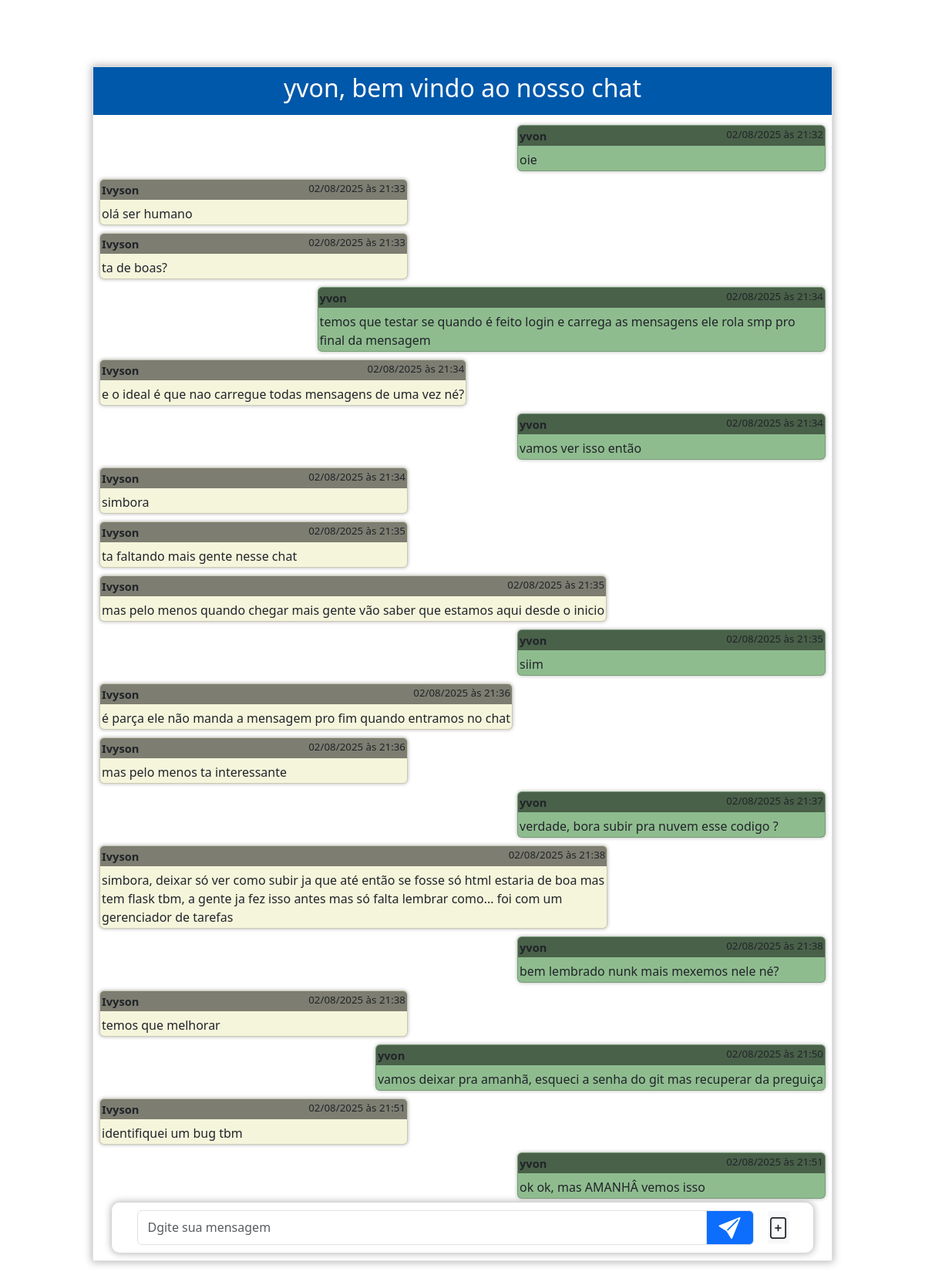
The page /chat (signed in) on the database its author committed.
### tables this page shows
CREATE TABLE messages(
               id INTEGER PRIMARY KEY AUTOINCREMENT,
               sender TEXT NOT NULL,
               message TEXT NOT NULL ,
               timestamp TEXT NOT NULL);

### app.py (the view)
@app.route('/chat')
def chat():
    if 'user' not in session:
        return redirect(url_for('login'))
    mensagens = carregar_mensagens()
    return render_template('index.html', usuario=session['user'], mensagens=mensagens)

### dados.py (called while the page is built)
def carregar_mensagens():
    conn = sqlite3.connect('users.db')
    cursor = conn.cursor()
    cursor.execute('''
        SELECT sender, message, timestamp FROM messages
        ORDER BY id ASC
    ''')
    mensagens = cursor.fetchall()
    conn.close()
    return mensagens

### templates/index.html (shortened to what this page needs)
<!DOCTYPE html>
<html lang="pt-br">
<head>
    <link href="https://cdn.jsdelivr.net/npm/bootstrap@5.3.7/dist/css/bootstrap.min.css" rel="stylesheet">
    <link rel="stylesheet" href="https://cdn.jsdelivr.net/npm/bootstrap-icons@1.13.1/font/bootstrap-icons.min.css">
</head>
<body >
    <main class="border  m-auto">
        <header class="p-2">
          <h2 class="text-center"> {{usuario}}, bem vindo ao nosso chat </h2>
        </header>
        <div class="content p-2" id="chat-box">
          {% for user, mensagem, hora in mensagens %}
            {% if user == usuario %}
              {% set style_msg = 'my-msg' %}
            {% else %}
                 {% set style_msg = '' %}
            {% endif %}
            <div class="card {{ style_msg }}">
              <div class="identificacao">
                <span> {{ user }} </span>
                <span class="data-msg">  {{ hora }} </span>
              </div>
              <p > {{ mensagem }} </p>
            </div>
          {% endfor %}
        </div>
        <div class="footer">
          <div class="input-group">
            <input name="mensagem" type="text" class="form-control h-100" placeholder="Dgite sua mensagem">
            <span class="input-group-text h-100 bg-primary" onclick="enviarMensagem()">
              <i class="bi bi-send-fill fs-3 mx-1 text-white" id="btsend"></i>
            </span>
          </div>
          <i class="bi bi-file-plus fs-3 mx-2 bg-light "></i>
        </div>
    </main>
</body>
</html>

### templates/index.html (style rules this page uses)
html, body { height: 100svh; }
body { align-content: center; }
main { box-shadow: 0px 0px 10px 1px rgb(180, 177, 177); width: 80vw; height: 90svh; align-self: center; display: flex; flex-direction: column; }
header { max-height: 70px; background-color: rgb(0, 88, 170); color: white; }
.content { flex: 1; position: relative; display: flex; flex-direction: column; overflow-y: scroll; }
.footer { height: 65px; width: 95%; margin: 0 auto; box-shadow: 0px 0px 10px 1px rgb(180, 177, 177); border-radius: 10px; margin-bottom: 10px; display: flex; align-items: center; justify-content: center; }
.footer > .input-group { height: 100%; width: 90%; padding: 10px; }
.content > .card { width: fit-content; max-width: 70%; min-width: 400px; margin: 5px 0 ; display: flex; box-shadow: 0px 0px 5px #b4b1b1; background-color: beige; }
.card p { margin-bottom: 0px; padding: 2px; }
.identificacao { display: flex; justify-content: space-between; margin-bottom: 4px; background-color: #0000007d; padding: 2px; border-radius: 5px 5px 0 0px; }
.identificacao > span:first-of-type { font-weight: bold; font-size: 11pt; }
.identificacao .data-msg { font-size: 10pt; }
.content > div.my-msg { align-self: end; background: darkseagreen; }

### rows shown on the page
messages: sender "yvon", timestamp "02/08/2025 às 21:32", message "oie"
messages: sender "Ivyson", timestamp "02/08/2025 às 21:33", message "olá ser humano"
messages: sender "Ivyson", timestamp "02/08/2025 às 21:33", message "ta de boas?"
messages: sender "yvon", timestamp "02/08/2025 às 21:34", message "temos que testar se quando é feito login e carrega as mensagens ele rola smp pro final da mensagem"
messages: sender "Ivyson", timestamp "02/08/2025 às 21:34", message "e o ideal é que nao carregue todas mensagens de uma vez né?"
messages: sender "yvon", timestamp "02/08/2025 às 21:34", message "vamos ver isso então"
messages: sender "Ivyson", timestamp "02/08/2025 às 21:34", message "simbora"
messages: sender "Ivyson", timestamp "02/08/2025 às 21:35", message "ta faltando mais gente nesse chat"
messages: sender "Ivyson", timestamp "02/08/2025 às 21:35", message "mas pelo menos quando chegar mais gente vão saber que estamos aqui desde o inicio"
messages: sender "yvon", timestamp "02/08/2025 às 21:35", message "siim"
messages: sender "Ivyson", timestamp "02/08/2025 às 21:36", message "é parça ele não manda a mensagem pro fim quando entramos no chat"
messages: sender "Ivyson", timestamp "02/08/2025 às 21:36", message "mas pelo menos ta interessante"
messages: sender "yvon", timestamp "02/08/2025 às 21:37", message "verdade, bora subir pra nuvem esse codigo ?"
messages: sender "Ivyson", timestamp "02/08/2025 às 21:38", message "simbora, deixar só ver como subir ja que até então se fosse só html estaria de boa mas tem flask tbm, a gente ja fez isso antes mas só falta lembrar como... foi com um gerenciador de tarefas"
messages: sender "yvon", timestamp "02/08/2025 às 21:38", message "bem lembrado nunk mais mexemos nele né?"
messages: sender "Ivyson", timestamp "02/08/2025 às 21:38", message "temos que melhorar"
messages: sender "yvon", timestamp "02/08/2025 às 21:50", message "vamos deixar pra amanhã, esqueci a senha do git mas recuperar da preguiça"
messages: sender "Ivyson", timestamp "02/08/2025 às 21:51", message "identifiquei um bug tbm"
messages: sender "yvon", timestamp "02/08/2025 às 21:51", message "ok ok, mas AMANHÂ vemos isso"

### other values the page prints
{{ usuario }} "yvon"
